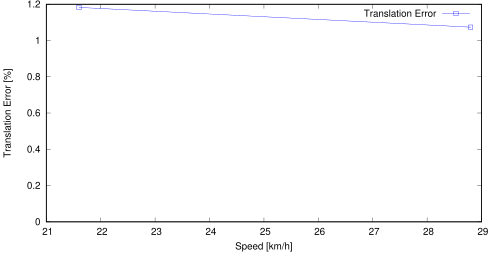

The script that saved this image:
set term postscript eps enhanced color
set output "sub00_ts.eps"
set size ratio 0.5
set yrange [0:*]
set xlabel "Speed [km/h]"
set ylabel "Translation Error [%]"
plot "sub00_ts.txt" using ($1*3.6):($2*100) title 'Translation Error' lc rgb "#0000FF" pt 4 w linespoints
